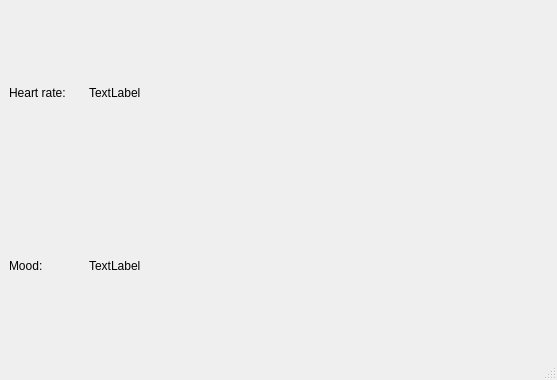
<?xml version="1.0" encoding="UTF-8"?>
<ui version="4.0">
 <class>MainWindow</class>
 <widget class="QMainWindow" name="MainWindow">
  <property name="geometry">
   <rect>
    <x>0</x>
    <y>0</y>
    <width>557</width>
    <height>380</height>
   </rect>
  </property>
  <property name="windowTitle">
   <string>MainWindow</string>
  </property>
  <widget class="QWidget" name="centralwidget">
   <layout class="QGridLayout" name="gridLayout_3">
    <item row="0" column="0">
     <layout class="QGridLayout" name="gridLayout_2">
      <property name="sizeConstraint">
       <enum>QLayout::SetMaximumSize</enum>
      </property>
      <item row="2" column="1">
       <widget class="QLabel" name="label_4">
        <property name="text">
         <string>TextLabel</string>
        </property>
       </widget>
      </item>
      <item row="2" column="0">
       <widget class="QLabel" name="label_2">
        <property name="maximumSize">
         <size>
          <width>74</width>
          <height>16777215</height>
         </size>
        </property>
        <property name="text">
         <string>Mood:</string>
        </property>
       </widget>
      </item>
      <item row="0" column="0">
       <widget class="QLabel" name="label_3">
        <property name="maximumSize">
         <size>
          <width>74</width>
          <height>16777215</height>
         </size>
        </property>
        <property name="text">
         <string>Heart rate:</string>
        </property>
       </widget>
      </item>
      <item row="0" column="1">
       <widget class="QLabel" name="label">
        <property name="text">
         <string>TextLabel</string>
        </property>
       </widget>
      </item>
     </layout>
    </item>
    <item row="1" column="0">
     <layout class="QGridLayout" name="gridLayout"/>
    </item>
   </layout>
  </widget>
  <widget class="QMenuBar" name="menubar">
   <property name="geometry">
    <rect>
     <x>0</x>
     <y>0</y>
     <width>557</width>
     <height>22</height>
    </rect>
   </property>
  </widget>
  <widget class="QStatusBar" name="statusbar"/>
 </widget>
 <resources/>
 <connections/>
</ui>
